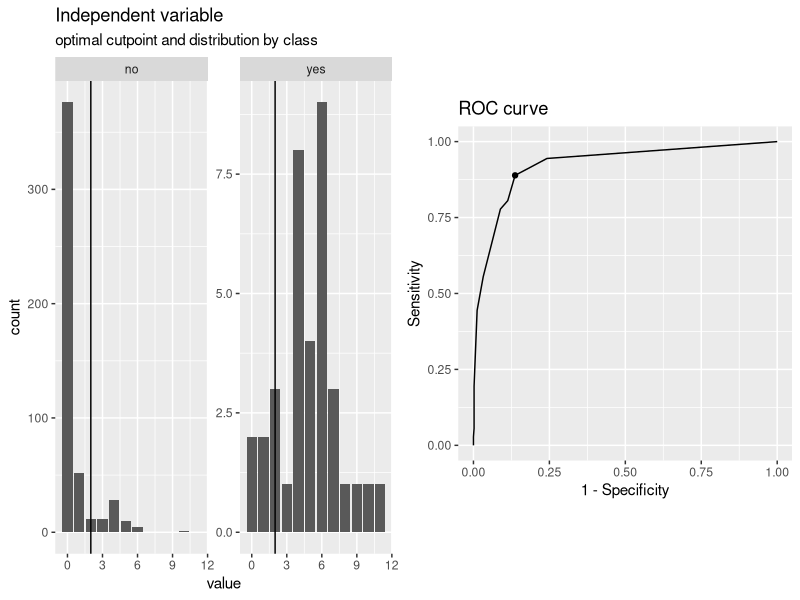
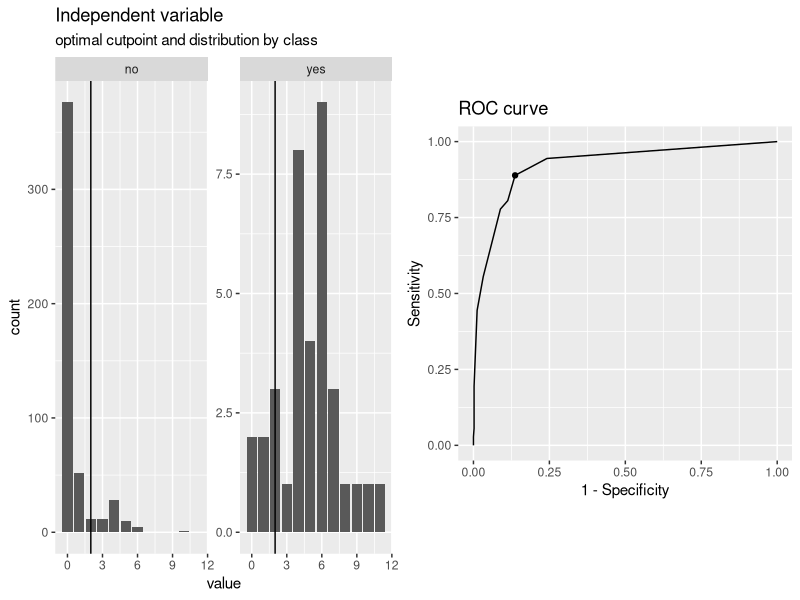

Reproduce these figures in R, in order.
library(cutpointr)


### Name: cutpointr_
### Title: The standard evaluation version of cutpointr
### Aliases: cutpointr_

### ** Examples

library(cutpointr)

## Optimal cutpoint for dsi
data(suicide)
opt_cut <- cutpointr_(suicide, "dsi", "suicide")
opt_cut
summary(opt_cut)
plot(opt_cut)
predict(opt_cut, newdata = data.frame(dsi = 0:5))
